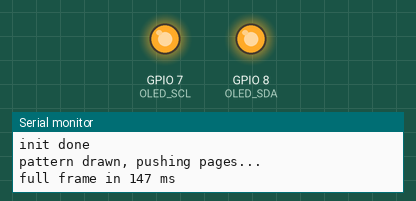
A sketch run on a simulated ESP32-S3. Shown: output pins drawn as LEDs (lit = HIGH), the last lines printed to the serial monitor.

Above: at 0.49 s.
At 39.64 s:
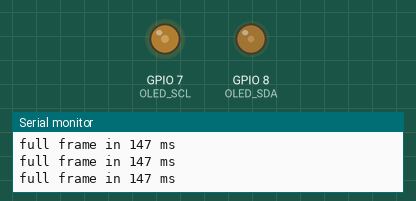
Timing chart, 0 to 40.0 s (numbered marks = the images above):
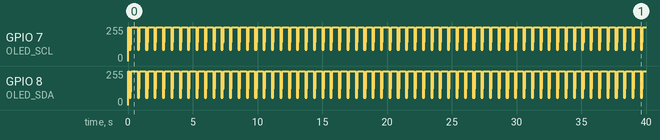

The sketch:

SSD1306_I2C_Test.ino
```cpp
// ============================================================================
// SSD1306 bit-bang I2C test — standalone single-file sketch.
//
// This runs the EXACT same bit-banged I2C code as the keyboard firmware
// (src/display/Ssd1306.cpp) to isolate why the display stays black there.
// Same pins (SDA=GPIO8, SCL=GPIO7), same open-drain approach, same timings.
//
// It draws the fixed test image (outer perimeter hugging the panel edges,
// inner perimeter at 16 px, one diagonal) and keeps refreshing it.
//
// Serial (115200) reports progress; if the border does not appear, the
// bit-bang itself is at fault. If the border appears here but not in the
// keyboard firmware, the matrix scanner is interfering with the shared pins.
// ============================================================================

#include <Arduino.h>

// --- wiring (identical to the keyboard) --------------------------------------
constexpr uint8_t OLED_SDA = 8;   // GPIO8
constexpr uint8_t OLED_SCL = 7;   // GPIO7
constexpr uint8_t OLED_ADDR = 0x3C;
constexpr uint8_t OLED_WIDTH = 128;
constexpr uint8_t OLED_HEIGHT = 64;

// --- bit-bang I2C — COPIED VERBATIM from src/display/Ssd1306.cpp --------------
namespace {

inline void i2cDelay() { delayMicroseconds(1); }

inline void sdaHigh() { digitalWrite(OLED_SDA, HIGH); } // release
inline void sdaLow() { digitalWrite(OLED_SDA, LOW); }
inline void sclHigh() { digitalWrite(OLED_SCL, HIGH); } // release
inline void sclLow() { digitalWrite(OLED_SCL, LOW); }

void i2cStart() {
    sdaHigh();
    sclHigh();
    i2cDelay();
    sdaLow();
    i2cDelay();
    sclLow();
    i2cDelay();
}

void i2cStop() {
    sdaLow();
    i2cDelay();
    sclHigh();
    i2cDelay();
    sdaHigh();
    i2cDelay();
}

void i2cWriteByte(uint8_t value) {
    for (int8_t bit = 7; bit >= 0; --bit) {
        if ((value >> bit) & 1) sdaHigh();
        else sdaLow();
        i2cDelay();
        sclHigh();
        i2cDelay();
        sclLow();
        i2cDelay();
    }
    sdaHigh();  // release for the ACK bit (ignored)
    i2cDelay();
    sclHigh();
    i2cDelay();
    sclLow();
    i2cDelay();
}

inline void i2cWriteAddress() {
    i2cWriteByte(static_cast<uint8_t>(OLED_ADDR << 1)); // write mode
}

void oledSendCommand(uint8_t command) {
    i2cStart();
    i2cWriteAddress();
    i2cWriteByte(0x80); // control byte: Co=1, one command follows
    i2cWriteByte(command);
    i2cStop();
}

void oledBegin() {
    // Take the pins as open-drain outputs, bus idle (released).
    digitalWrite(OLED_SDA, HIGH);
    digitalWrite(OLED_SCL, HIGH);
    pinMode(OLED_SDA, OUTPUT_OPEN_DRAIN);
    pinMode(OLED_SCL, OUTPUT_OPEN_DRAIN);
    delay(50); // let the panel power up

    static const uint8_t init[] = {
        0xAE,       // display off
        0xD5, 0x80, // clock divide
        0xA8, 0x3F, // multiplex 64
        0xD3, 0x00, // display offset
        0x40,       // start line 0
        0x8D, 0x14, // charge pump on
        0x20, 0x02, // page addressing mode
        0xA1,       // segment remap
        0xC8,       // COM scan dec
        0xDA, 0x12, // COM pins
        0x81, 0xCF, // contrast
        0xD9, 0xF1, // pre-charge
        0xDB, 0x40, // VCOMH level
        0xA4,       // resume RAM
        0xA6,       // non-inverted
        0xAF        // display on
    };
    i2cStart();
    i2cWriteAddress();
    i2cWriteByte(0x00); // command stream (Co=0)
    for (uint8_t i = 0; i < sizeof(init); ++i) i2cWriteByte(init[i]);
    i2cStop();
}

// Push one page (128 bytes) from RAM.
void oledPushPage(uint8_t page, const uint8_t *data) {
    i2cStart();
    i2cWriteAddress();
    i2cWriteByte(0x80); // command: page select
    i2cWriteByte(static_cast<uint8_t>(0xB0 | page));
    i2cWriteByte(0x80); // command: column low nibble 0
    i2cWriteByte(0x00);
    i2cWriteByte(0x80); // command: column high nibble 0
    i2cWriteByte(0x10);
    i2cWriteByte(0x40); // data stream
    for (uint16_t i = 0; i < OLED_WIDTH; ++i) i2cWriteByte(data[i]);
    i2cStop();
}

} // namespace

// --- test image ----------------------------------------------------------------

uint8_t fb[OLED_WIDTH * OLED_HEIGHT / 8];

void drawTestImage() {
    memset(fb, 0, sizeof(fb));
    for (uint16_t y = 0; y < OLED_HEIGHT; ++y) {
        for (uint16_t x = 0; x < OLED_WIDTH; ++x) {
            const bool outer = (x == 0 || x == OLED_WIDTH - 1 || y == 0 || y == OLED_HEIGHT - 1);
            const bool inner = (x == 16 || x == OLED_WIDTH - 17 || y == 16 || y == OLED_HEIGHT - 17);
            const bool diag  = (x == (y * 2));
            if (outer || inner || diag) {
                fb[(y >> 3) * OLED_WIDTH + x] |= static_cast<uint8_t>(1 << (y & 7));
            }
        }
    }
}

// Set to 1 to simulate the keyboard matrix scanner hammering the shared pins
// (GPIO7/8 are matrix rows 3/4 there). Use this ONLY if the plain test shows
// the border correctly — it reproduces the firmware's pin contention.
#ifndef SIMULATE_MATRIX
#define SIMULATE_MATRIX 0
#endif

// --- setup / loop --------------------------------------------------------------

#if SIMULATE_MATRIX
// Mimics MatrixScanner::update(): every loop, drive all "rows" (the two real
// shared pins plus stand-ins) inactive-LOW, then pulse each row active-HIGH
// with a settle delay, exactly like the firmware scan.
constexpr uint8_t SIM_ROWS[7] = { 20, 10, 9, 8, 7, 6, 5 };
void simulatedScan() {
    for (uint8_t row = 0; row < 7; ++row) {
        for (uint8_t other = 0; other < 7; ++other) {
            digitalWrite(SIM_ROWS[other], LOW);
        }
        digitalWrite(SIM_ROWS[row], HIGH);
        delayMicroseconds(30);
        digitalWrite(SIM_ROWS[row], LOW);
    }
}
#endif

void setup() {
    Serial.begin(115200);
    while (!Serial && millis() < 2000) delay(10);

    Serial.println();
    Serial.println(F("=== SSD1306 bit-bang I2C test (firmware-identical code) ==="));
#if SIMULATE_MATRIX
    Serial.println(F("MATRIX SIMULATION ON"));
    for (uint8_t i = 0; i < 7; ++i) { pinMode(SIM_ROWS[i], OUTPUT); digitalWrite(SIM_ROWS[i], LOW); }
#endif

    oledBegin();
    Serial.println(F("init done"));
    drawTestImage();
    Serial.println(F("pattern drawn, pushing pages..."));
}

void loop() {
#if SIMULATE_MATRIX
    simulatedScan();
#endif
    const uint32_t t0 = millis();
    for (uint8_t page = 0; page < OLED_HEIGHT / 8; ++page) {
        oledPushPage(page, fb + page * OLED_WIDTH);
    }
    const uint32_t dt = millis() - t0;
    Serial.printf("full frame in %lu ms\n", (unsigned long)dt);
    delay(500);
}
```
